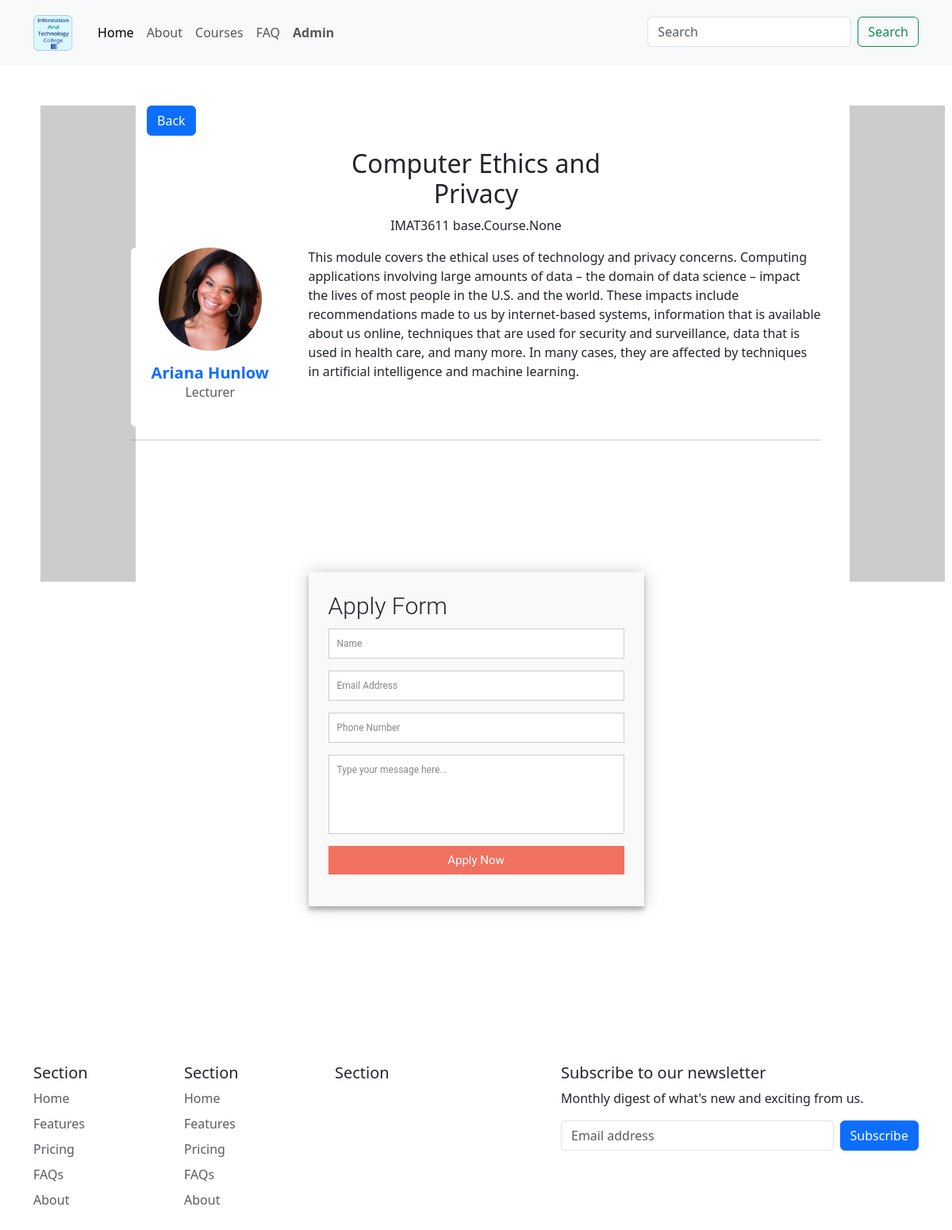
/module/13/, run on the app's committed database.
### base/models.py (models this page shows, shortened)
class Module(models.Model):
    course = models.ManyToManyField(Course)
    code = models.CharField(max_length=200, unique=True)
    title = models.CharField(max_length=200)
    description = models.TextField(null=True, blank=True)
    module_img = models.ImageField(
        upload_to="static/module", height_field=None, width_field=None, max_length=100, null=True, blank=True)
    staff_img = models.ImageField(
        upload_to="static/staff", height_field=None, width_field=None, max_length=100, null=True, blank=True)
    staff_name = models.CharField(max_length=200)

### base/views.py (the view)
# urls.py: path('module/<str:pk>/', views.module, name="module"),
def module(request, pk):
    module = Module.objects.get(id=pk)
    context = {
        'module': module}
    return render(request, 'base/module.html', context)

### base/templates/base/module.html (shortened to what this page needs)
{% extends 'main.html' %}
{% load static %}
{% load bootstrap_icons %}
{% block styles %}
<link rel="stylesheet" type="text/css" media="screen" href="{% static 'styles/module.css' %}" />
{% endblock %}
{% block app_content %}
<div class="container">
  <div class="row">
    <div class="back-btn" style="padding-left: 2rem;">
      <p>
        <button type="button" class="btn btn-primary" value="Previous Page" onClick="javascript:history.go(-1);">Back
        </button>
      </p>
    </div>
    <div class="col-md-8 col-xl-6 text-center mx-auto">
      <h2>{{module.title}}</h2>
      <p class="w-lg-50">{{module.code}} {% bs_icon 'dash-lg' %} {{module.course}}</p>
    </div>
  </div>
  <div class="row">
    <div class="col-md-3">
      <div class="card border-0 shadow-none">
        <div class="card-body text-center d-flex flex-column align-items-center p-0"><img
            class="rounded-circle mb-3 fit-cover" width="130" height="130" style="object-fit: cover;" src="{{module.staff_img.url}}" />
          <h5 class="fw-bold text-primary card-title mb-0"><strong>{{module.staff_name}}</strong></h5>
          <p class="text-muted card-text mb-2">Lecturer</p>
          <ul class="list-inline fs-6 text-muted w-100 mb-0">
          </ul>
        </div>
      </div>
    </div>
    <div class="col-md-9">
      <p> {{module.description}} </p>
    </div>
  </div>
  <hr>
  <div class="row justify-content-center">
    <div class="col-sm-6">
      <form id="apply" action="" method="post">
        <h3>Apply Form</h3>
        <fieldset>
          <input placeholder="Name" type="text" tabindex="1" required autofocus />
        </fieldset>
        <fieldset>
          <input placeholder="Email Address" type="email" tabindex="2" required />
        </fieldset>
        <fieldset>
          <input placeholder="Phone Number" type="tel" tabindex="3" required>
        </fieldset>
        <fieldset>
          <textarea placeholder="Type your message here..." tabindex="5" required></textarea>
        </fieldset>
        <fieldset>
          <button name="submit" type="submit" id="contactus-submit" data-submit="...Sending">Apply Now</button>
        </fieldset>
      </form>
    </div>
  </div>
</div>
{% endblock %}

### static/styles/module.css (style rules this page uses)
#apply { font: 400 12px/16px "Roboto", Helvetica, Arial, sans-serif; background: #F9F9F9; padding: 25px; margin: 150px 0; box-shadow: 0 0 20px 0 rgba(0, 0, 0, 0.2), 0 5px 5px 0 rgba(0, 0, 0, 0.24); }
#apply h3 { display: block; font-size: 30px; font-weight: 300; margin-bottom: 10px; }
fieldset { border: medium none !important; margin: 0 0 10px; min-width: 100%; padding: 0; width: 100%; }
#apply input[type="text"], #apply input[type="email"], #apply input[type="tel"], #apply input[type="url"], #apply textarea { width: 100%; border: 1px solid #ccc; background: #FFF; margin: 0 0 5px; padding: 10px; }
#apply textarea { height: 100px; max-width: 100%; resize: none; }
#apply button[type="submit"] { cursor: pointer; width: 100%; border: none; background: #f0715f; color: #FFF; margin: 0 0 5px; padding: 10px; font-size: 15px; }

### data on the page
Module: title "Computer Ethics and Privacy", code "IMAT3611", course "base.Course.None", staff_img (picture), staff_name "Ariana Hunlow", description "This module covers the ethical uses of technology and privacy concerns. Computing applications involving large amounts of data – the domain of data science – impact the lives of most people in the U.S. and the world. These impacts include recommendations made to us by internet-based systems, information that is available about us online, techniques that are used for security and surveillance, data that is used in health care, and many more. In many cases, they are affected by techniques in artificial intelligence and machine learning."
